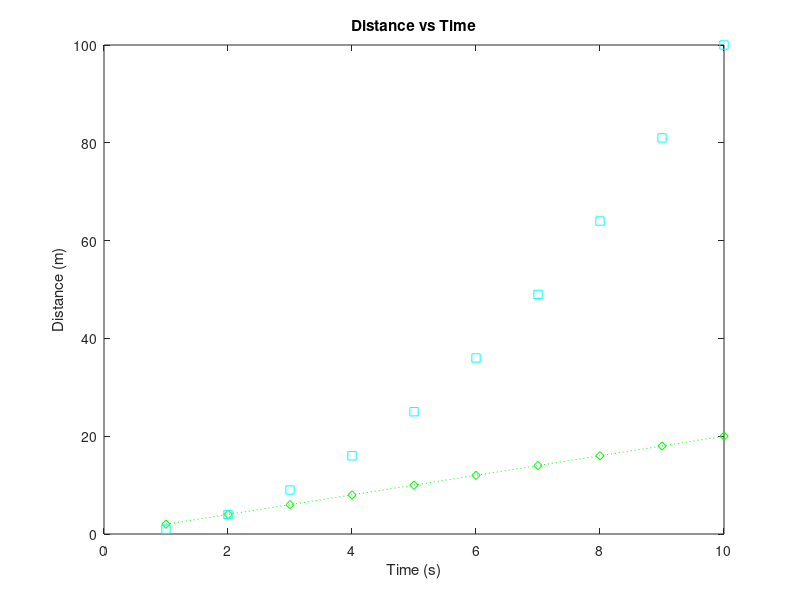

The MATLAB source for this figure:
clc;
clear;

A = 1:10;
B = 2*A;
C = A.^2;
D = B.^2;

plot(A,B,'g:d',A,C,'c s');
xlabel('Time (s)');
ylabel('Distance (m)');
title('Distance vs Time');
